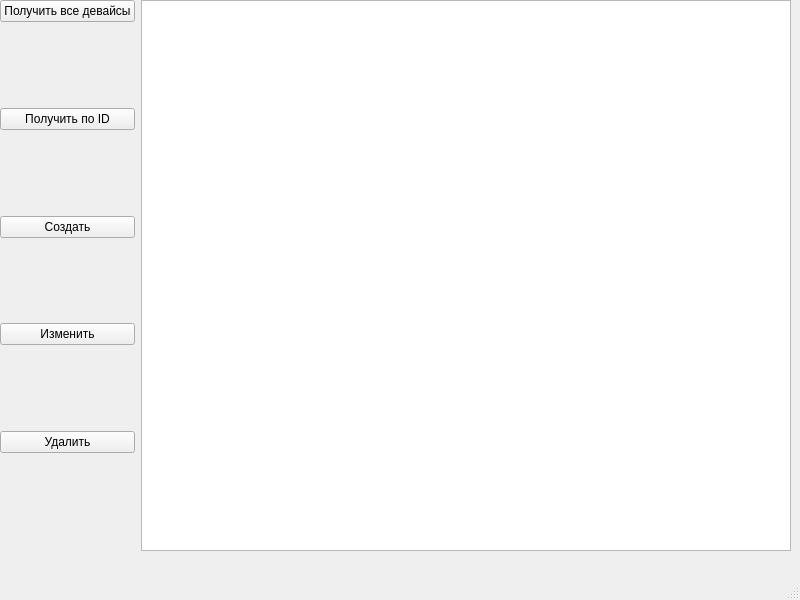
<?xml version="1.0" encoding="UTF-8"?>
<ui version="4.0">
 <class>MainWindow</class>
 <widget class="QMainWindow" name="MainWindow">
  <property name="geometry">
   <rect>
    <x>0</x>
    <y>0</y>
    <width>800</width>
    <height>600</height>
   </rect>
  </property>
  <property name="windowTitle">
   <string>MainWindow</string>
  </property>
  <widget class="QWidget" name="centralwidget">
   <widget class="QWidget" name="horizontalLayoutWidget">
    <property name="geometry">
     <rect>
      <x>0</x>
      <y>0</y>
      <width>791</width>
      <height>551</height>
     </rect>
    </property>
    <layout class="QHBoxLayout" name="horizontalLayout">
     <item>
      <layout class="QVBoxLayout" name="verticalLayout">
       <item>
        <widget class="QPushButton" name="GetAll">
         <property name="text">
          <string>Получить все девайсы</string>
         </property>
        </widget>
       </item>
       <item>
        <spacer name="verticalSpacer_5">
         <property name="orientation">
          <enum>Qt::Orientation::Vertical</enum>
         </property>
         <property name="sizeHint" stdset="0">
          <size>
           <width>20</width>
           <height>40</height>
          </size>
         </property>
        </spacer>
       </item>
       <item>
        <widget class="QPushButton" name="GetById">
         <property name="text">
          <string>Получить по ID</string>
         </property>
        </widget>
       </item>
       <item>
        <spacer name="verticalSpacer_4">
         <property name="orientation">
          <enum>Qt::Orientation::Vertical</enum>
         </property>
         <property name="sizeHint" stdset="0">
          <size>
           <width>20</width>
           <height>40</height>
          </size>
         </property>
        </spacer>
       </item>
       <item>
        <widget class="QPushButton" name="create">
         <property name="text">
          <string>Создать</string>
         </property>
        </widget>
       </item>
       <item>
        <spacer name="verticalSpacer_3">
         <property name="orientation">
          <enum>Qt::Orientation::Vertical</enum>
         </property>
         <property name="sizeHint" stdset="0">
          <size>
           <width>20</width>
           <height>40</height>
          </size>
         </property>
        </spacer>
       </item>
       <item>
        <widget class="QPushButton" name="edit">
         <property name="text">
          <string>Изменить</string>
         </property>
        </widget>
       </item>
       <item>
        <spacer name="verticalSpacer_2">
         <property name="orientation">
          <enum>Qt::Orientation::Vertical</enum>
         </property>
         <property name="sizeHint" stdset="0">
          <size>
           <width>20</width>
           <height>40</height>
          </size>
         </property>
        </spacer>
       </item>
       <item>
        <widget class="QPushButton" name="DeleteByID">
         <property name="text">
          <string>Удалить</string>
         </property>
        </widget>
       </item>
       <item>
        <spacer name="verticalSpacer">
         <property name="orientation">
          <enum>Qt::Orientation::Vertical</enum>
         </property>
         <property name="sizeHint" stdset="0">
          <size>
           <width>20</width>
           <height>98</height>
          </size>
         </property>
        </spacer>
       </item>
      </layout>
     </item>
     <item>
      <widget class="QTextEdit" name="textEdit"/>
     </item>
    </layout>
   </widget>
  </widget>
  <widget class="QMenuBar" name="menubar">
   <property name="geometry">
    <rect>
     <x>0</x>
     <y>0</y>
     <width>800</width>
     <height>22</height>
    </rect>
   </property>
  </widget>
  <widget class="QStatusBar" name="statusbar"/>
 </widget>
 <resources/>
 <connections/>
</ui>
